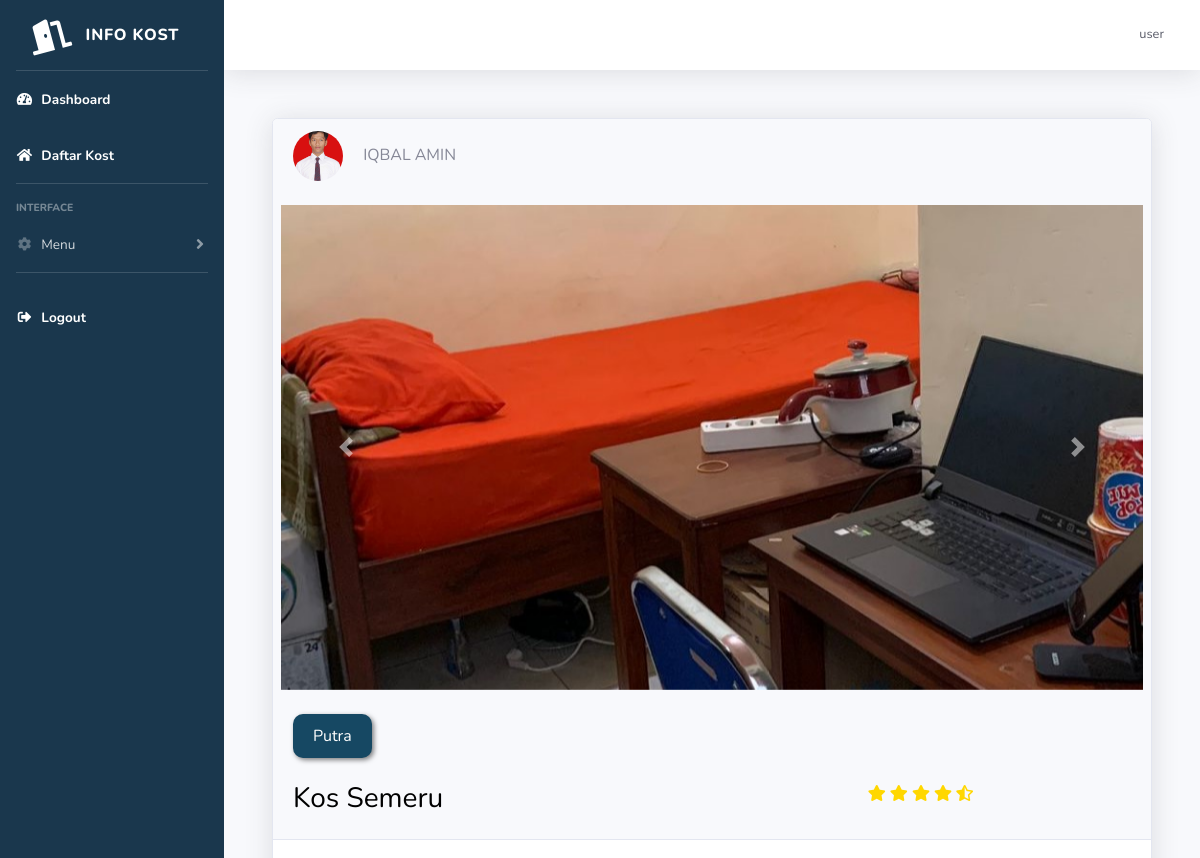
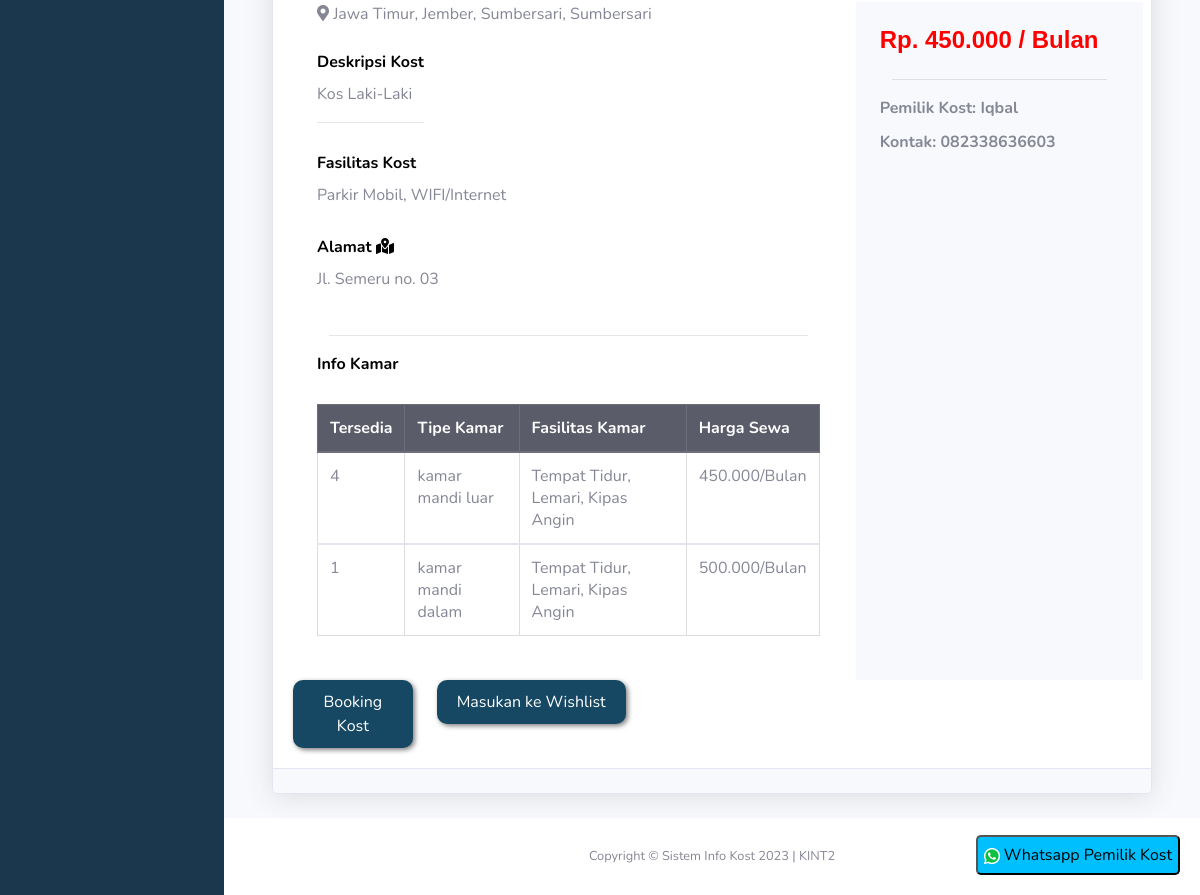
The app's page /kost/tampilan-kost.php?id_kost=15 (signed in) with its own data (2 pictures, top to bottom).
### tables this page shows
CREATE TABLE `kost` (
  `id_kost` int(11) NOT NULL,
  `nama_kost` varchar(255) NOT NULL,
  `tipe_kost` varchar(255) NOT NULL,
  `jenis_kost` varchar(255) NOT NULL,
  `jumlah_kamar` int(11) NOT NULL,
  `tanggal_tagih` date NOT NULL,
  `nama_pemilik` text NOT NULL,
  `nama_bank` text NOT NULL,
  `no_rekening` int(11) NOT NULL,
  `foto_bangunan_utama` varchar(255) NOT NULL,
  `foto_kamar` varchar(255) NOT NULL,
  `foto_kamar_mandi` varchar(255) NOT NULL,
  `foto_interior` varchar(255) NOT NULL,
  `provinsi` varchar(25) NOT NULL,
  `kota` varchar(25) NOT NULL,
  `kecamatan` varchar(25) NOT NULL,
  `kelurahan` varchar(25) NOT NULL,
  `alamat` varchar(255) NOT NULL,
  `harga_sewa` int(11) NOT NULL,
  `kontak` varchar(255) NOT NULL,
  `deskripsi` text NOT NULL,
  `id_pemilik` int(11) NOT NULL,
  `fasilitas_kost` text NOT NULL
);

CREATE TABLE `user` (
  `id` int(11) NOT NULL,
  `nama_lengkap` varchar(255) NOT NULL,
  `email` varchar(255) NOT NULL,
  `username` varchar(255) NOT NULL,
  `password` varchar(255) NOT NULL,
  `no_hp` varchar(255) NOT NULL,
  `foto_ktp` varchar(255) NOT NULL,
  `foto_profil` text NOT NULL,
  `roles` int(11) NOT NULL,
  `id_kost_saya` int(11) NOT NULL
);

CREATE TABLE `kamar` (
  `id_kamar` int(11) NOT NULL,
  `id_kost` int(11) NOT NULL,
  `jumlah_kamar` int(11) NOT NULL,
  `panjang_kamar` int(11) NOT NULL,
  `lebar_kamar` int(11) NOT NULL,
  `tipe_kamar` varchar(255) NOT NULL,
  `biaya_fasilitas` int(11) NOT NULL,
  `fasilitas_kamar` varchar(255) NOT NULL
);

### kost/tampilan-kost.php (the view, shortened to what this page needs)
<?php
include('includes/header.php');
?>
<?php
$id_kost = $_GET['id_kost'];
$query = "SELECT * FROM kost JOIN user ON kost.id_pemilik=user.id WHERE id_kost=$id_kost";
$data = mysqli_query($koneksi, $query);
$d = mysqli_fetch_array($data);
$idkost = $d['id_kost'];
$queryx = "SELECT * FROM kamar WHERE id_kost=$idkost";
$kamar = mysqli_query($koneksi, $queryx);
function minfas($idkost, $tipe_kost)
{
  global $koneksi;
  $cost = mysqli_query($koneksi, "SELECT min(biaya_fasilitas) FROM kamar WHERE id_kost=$idkost");
  $p = mysqli_fetch_array($cost);
  if ($tipe_kost == "Bulan") {
    return $p['min(biaya_fasilitas)'];
  } else if ($tipe_kost == "Tahun") {
    return $p['min(biaya_fasilitas)'] * 12;
  }
}
function fas($fas, $tipe_kost)
{
  if ($tipe_kost == "Bulan") {
    return $fas;
  } else if ($tipe_kost == "Tahun") {
    return $fas * 12;
  }
}
?>
<div class="container">
  <div class="container-fluid">
    <div class="card shadow mb-4">
      <div class="card-header">
        <div class="row">
          <div class="col">
            <img style="object-fit: cover;" src="../img/profil/<?php echo $d['foto_profil'] ?>" class="rounded-circle mr-3" height="50px" width="50px" alt="avatar">
            <?php echo $d['nama_lengkap'] ?>
          </div>
        </div>
        <br>
        <div class="row ">
          <div id="carouselExampleControls" class="carousel slide" data-ride="carousel">
            <div class="carousel-inner tampilan-foto">
              <div class="carousel-item active">
                <img class="d-block w-100 " src="../img/foto_kost/kamar/<?php echo $d['foto_kamar'] ?>" alt="First slide">
              </div>
            </div>
            <a class="carousel-control-prev" href="#carouselExampleControls" role="button" data-slide="prev">
              <span class="carousel-control-prev-icon" aria-hidden="true"></span>
            </a>
            <a class="carousel-control-next" href="#carouselExampleControls" role="button" data-slide="next">
              <span class="carousel-control-next-icon" aria-hidden="true"></span>
            </a>
          </div>
        </div>
        <br>
        <div class="row">
          <div class="card-text">
            <div class="col">
              <button class="btn btn-primary" style="border-radius: 10px; padding: 10px 20px; font-size: 16px;"><?php echo $d['jenis_kost'] ?></button>
            </div>
          </div>
        </div>
        <br>
        <div class="row">
          <div class="col-md-8">
            <div class="card-title">
              <h3><?php echo $d['nama_kost'] ?></h3>
            </div>
          </div>
          <div class="col">
            <span class="stars-active" style="width:50%">
              <i class="fa fa-star checked" aria-hidden="true"></i>
              <i class="fa fa-star checked" aria-hidden="true"></i>
              <i class="fa fa-star checked" aria-hidden="true"></i>
              <i class="fa fa-star checked" aria-hidden="true"></i>
              <i class="fa fa-star-half-alt checked" aria-hidden="true"></i>
            </span>
          </div>
          <div class="col">
          </div>
        </div>
      </div>
      <div class="card-body">
        <div class="row">
          <div class="col-md-8">
            <div class="container-fluid">
              <div class="row">
                <div class="col"><i class="fas fa-map-marker-alt"></i> <?php echo $d['provinsi'] ?>, <?php echo $d['kota'] ?>, <?php echo $d['kecamatan'] ?>, <?php echo $d['kelurahan'] ?></div>
              </div>
              <br>
              <div class="row">
                <div class="container">
                  <div class="row">
                    <div class="card-title">
                      <label for="">Deskripsi Kost</label>
                      <p><?php echo $d['deskripsi'] ?></p>
                      <hr>
                    </div>
                  </div>
                  <div class="row">
                    <div class="card-title">
                      <label>Fasilitas Kost</label>
                      <p><?php echo $d['fasilitas_kost'] ?></p>
                    </div>
                  </div>
                  <div class="row">
                    <div class="card-title">
                      <label>Alamat
                        <i class="fas fa-map-marked-alt"></i></label>
                      <p>
                        <?php echo $d['alamat']; ?>
                      </p>
                    </div>
                  </div>
                  <?php
                  $cek = mysqli_num_rows($kamar);
                  if ($cek > 0) {
                  ?>
                  <hr>
                    <div class="row">
                      <label>Info Kamar</label>
                    </div>
                    <div class="row">
                      <table class="table table-bordered">
                        <thead class=" thead-dark">
                          <tr>
                            <th>Tersedia</th>
                            <th>Tipe Kamar</th>
                            <th>Fasilitas Kamar</th>
                            <th>Harga Sewa</th>
                          </tr>
                        </thead>
                        <?php
                        while ($l = mysqli_fetch_array($kamar)) {
                        ?>
                          <tbody>
                            <tr>
                              <td><?php if ($l['jumlah_kamar'] > 0) {
                                    echo $l['jumlah_kamar'];
                                  } else {
                                    echo "Penuh";
                                  }
                                  ?></td>
                              <td><?php echo $l['tipe_kamar'] ?></td>
                              <td><?php echo $l['fasilitas_kamar'] ?></td>
                              <td><?php echo number_format(fas($l['biaya_fasilitas'], $d['tipe_kost']) + $d['harga_sewa'], 0, ',', '.') . "/" . $d['tipe_kost'] ?></td>
                            </tr>
                          </tbody>
                        <?php }
                        ?>
                      </table>
                    </div>
                  <?php } ?>
                  <br>
                </div>
              </div>
            </div>
          </div>
          <div class="col bg-light py-lg-4 text-center">
            <div class="container">
              <div class="row">
                <h6>Rp. <?php echo number_format($d['harga_sewa'] + minfas($d['id_kost'], $d['tipe_kost']), 0, ',', '.'); ?> / <?php echo $d['tipe_kost'] ?></h6>
              </div>
              <hr>
              <div class="row" style="font-weight: bold; margin-bottom: 10px;">
                Pemilik Kost: <?php echo $d['nama_pemilik'] ?>
              </div>
              <div class="row" style="font-weight: bold; margin-bottom: 10px;">
                Kontak: <?php echo $d['kontak'] ?>
              </div>
              <div class="row">
                <div style="position:fixed;right:20px;bottom:20px;">
                  <a target="_blank" href="https://api.whatsapp.com/send?phone=<?php echo $d['kontak'] ?>&text=Halo, apakah ini bapak/ibu yang mengiklan kost <?php echo $d['nama_kost'] ?> di website simkos ">
                    <button style="background:#00BFFF;vertical-align:center;height:40px;border-radius:5px">
                      <img src="../img/favicon_wa.png"> Whatsapp Pemilik Kost</button></a>
                </div>
              </div>
            </div>
          </div>
        </div>
        <div class="row">
          <?php
          $query3 = "SELECT * from user where username='$username'";
          $data3 = mysqli_query($koneksi, $query3);
          $n = mysqli_fetch_array($data3);
          if ($n['roles'] == 1 && $d['jumlah_kamar'] != 0) {
          ?>
            <div class="col-md-2"><a href="booking.php?id_kost=<?php echo $d['id_kost'] ?>"><button class="btn-primary">Booking Kost</button></a></div>
            <div class="col-md-3"><a href="php/wishlist-proses.php?id_kost=<?php echo $d['id_kost'] ?>"><button class="btn-group">Masukan ke Wishlist</button></a></div>
          <?php
          }
          ?>
          <div class="col"></div>
        </div>
      </div>
      <div class="card-footer"></div>
    </div>
  </div>
</div>
<?php
include('includes/footer.php');
?>

### kost/tampilan-kost.php (style rules this page uses)
.checked { color: gold; }
h3 { color: black; }
h6 { color: red; font-weight: bold; font-family: Arial, Helvetica, sans-serif; font-size: 150%; }
.tampilan-foto { max-height: 500px; }
label { color: black; font-weight: bold; }
.btn-primary { background-color: #164863; border: none; border-radius: 10px 10px; color: #ffffff; padding: 10px 20px; box-shadow: 2px 2px 5px rgba(0, 0, 0, 0.5); cursor: pointer; }
.btn-group { background-color: #164863; border: none; border-radius: 10px 10px; color: #ffffff; padding: 10px 20px; box-shadow: 2px 2px 5px rgba(0, 0, 0, 0.5); cursor: pointer; }
.table { width: 100%; border-collapse: collapse; margin: 20px 0; font-size: 16px; }
.table th, .table td { border: 1px solid #dddddd; text-align: left; padding: 12px; }
.thead-dark { background-color: #343a40; color: #ffffff; }
.table th { background-color: #f2f2f2; }

### records on screen
kost: id_pemilik.foto_profil (picture), id_pemilik.nama_lengkap "IQBAL AMIN", foto_kamar (picture), jenis_kost "Putra", nama_kost "Kos Semeru", provinsi "Jawa Timur", kota "Jember", kecamatan "Sumbersari", kelurahan "Sumbersari", deskripsi "Kos Laki-Laki", fasilitas_kost "Parkir Mobil, WIFI/Internet", alamat "Jl. Semeru no. 03", tipe_kost "Bulan", nama_pemilik "Iqbal", kontak "082338636603"
kamar: jumlah_kamar "4", tipe_kamar "kamar mandi luar", fasilitas_kamar "Tempat Tidur, Lemari, Kipas Angin", biaya_fasilitas.harga_sewa "450.000", id_kost.tipe_kost "Bulan"
kamar: jumlah_kamar "1", tipe_kamar "kamar mandi dalam", fasilitas_kamar "Tempat Tidur, Lemari, Kipas Angin", biaya_fasilitas.harga_sewa "500.000", id_kost.tipe_kost "Bulan"

### other values on screen
$_SESSION['username'] "user"
$d['harga_sewa'] + minfas($d['id_kost'], $d['tipe_kost']) "450.000"
